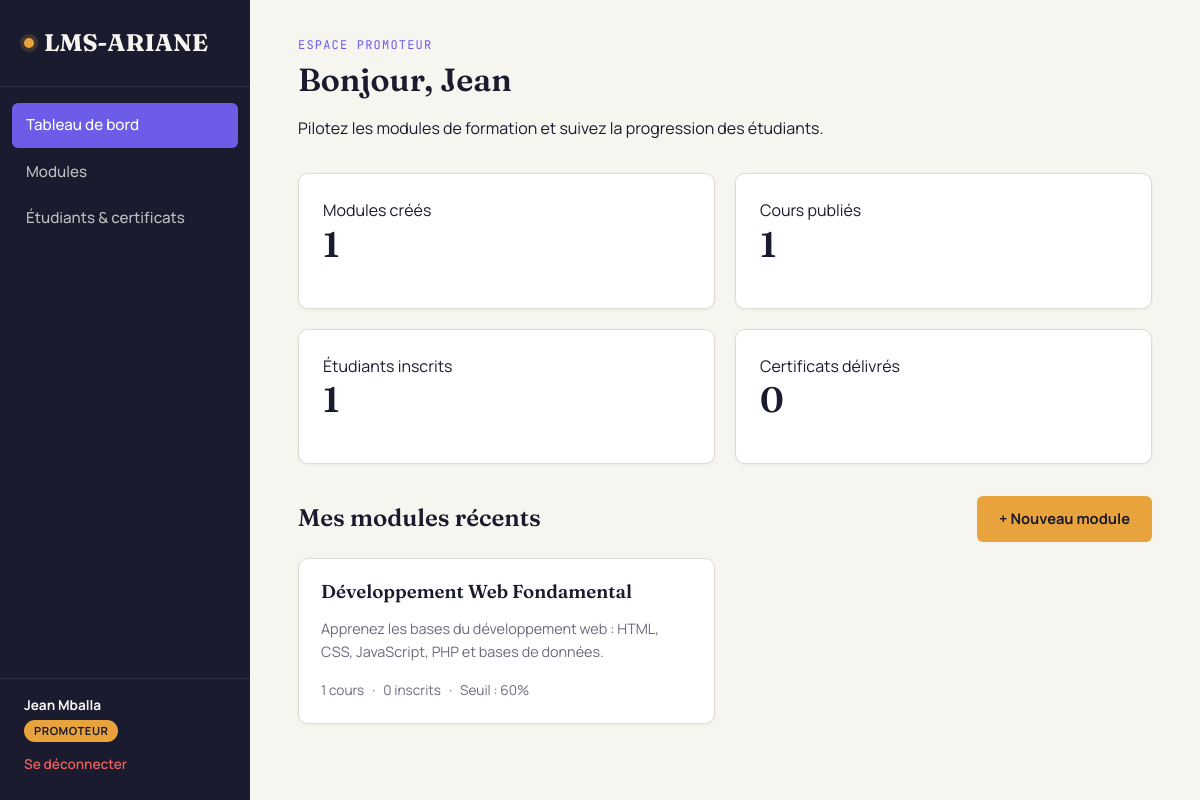
/dashboard.php (signed in), run on the app's committed database.
### tables this page shows
CREATE TABLE modules (
    id INT AUTO_INCREMENT PRIMARY KEY,
    titre VARCHAR(150) NOT NULL,
    description TEXT,
    promoteur_id INT NOT NULL,
    seuil_validation INT NOT NULL DEFAULT 60,  
    date_creation DATETIME DEFAULT CURRENT_TIMESTAMP,
    FOREIGN KEY (promoteur_id) REFERENCES utilisateurs(id) ON DELETE CASCADE
);

### dashboard.php (the view, shortened to what this page needs)
<?php
require_once __DIR__ . '/../config/database.php';
$promoteurId = $_SESSION['user_id'];
$nbModules = $pdo->prepare("SELECT COUNT(*) FROM modules WHERE promoteur_id = ?");
$nbModules->execute([$promoteurId]);
$totalModules = $nbModules->fetchColumn();
$totalEtudiants = $pdo->query("SELECT COUNT(*) FROM utilisateurs WHERE role = 'etudiant'")->fetchColumn();
$totalCertificats = $pdo->query("SELECT COUNT(*) FROM certificats")->fetchColumn();
$totalCours = $pdo->query("SELECT COUNT(*) FROM cours")->fetchColumn();
$stmt = $pdo->prepare("
    SELECT m.*,
        (SELECT COUNT(*) FROM cours c WHERE c.module_id = m.id) AS nb_cours,
        (SELECT COUNT(*) FROM inscriptions i WHERE i.module_id = m.id) AS nb_inscrits
    FROM modules m
    WHERE m.promoteur_id = ?
    ORDER BY m.date_creation DESC
    LIMIT 5
");
$stmt->execute([$promoteurId]);
$modules = $stmt->fetchAll();
include __DIR__ . '/../includes/header.php';
?>
<div class="app-shell">
    <?php include __DIR__ . '/../includes/sidebar.php'; ?>
    <main class="main-content">
        <div class="page-header">
            <div class="eyebrow">Espace promoteur</div>
            <h1>Bonjour, <?= htmlspecialchars($_SESSION['user_prenom']) ?></h1>
            <p>Pilotez les modules de formation et suivez la progression des étudiants.</p>
        </div>
        <div class="card-grid" style="margin-bottom: 32px;">
            <div class="card">
                <div class="eyebrow">Modules créés</div>
                <h2 style="font-size:2.2rem;"><?= $totalModules ?></h2>
            </div>
            <div class="card">
                <div class="eyebrow">Cours publiés</div>
                <h2 style="font-size:2.2rem;"><?= $totalCours ?></h2>
            </div>
            <div class="card">
                <div class="eyebrow">Étudiants inscrits</div>
                <h2 style="font-size:2.2rem;"><?= $totalEtudiants ?></h2>
            </div>
            <div class="card">
                <div class="eyebrow">Certificats délivrés</div>
                <h2 style="font-size:2.2rem;"><?= $totalCertificats ?></h2>
            </div>
        </div>
        <div style="display:flex; justify-content:space-between; align-items:center; margin-bottom:16px;">
            <h2 style="margin:0;">Mes modules récents</h2>
            <a href="modules.php" class="btn btn-thread">+ Nouveau module</a>
        </div>
        <?php if (empty($modules)): ?>
            <div class="empty-state card">
                <h3>Aucun module pour le moment</h3>
                <p>Créez votre premier module pour structurer le parcours des étudiants.</p>
                <a href="modules.php" class="btn btn-primary">Créer un module</a>
            </div>
        <?php else: ?>
            <div class="card-grid">
                <?php foreach ($modules as $m): ?>
                    <div class="module-card">
                        <h3><?= htmlspecialchars($m['titre']) ?></h3>
                        <p><?= htmlspecialchars($m['description']) ?></p>
                        <div style="display:flex; gap:8px; flex-wrap:wrap; font-size:0.85rem; color:var(--ariane-text-muted);">
                            <span><?= $m['nb_cours'] ?> cours</span> ·
                            <span><?= $m['nb_inscrits'] ?> inscrits</span> ·
                            <span>Seuil : <?= $m['seuil_validation'] ?>%</span>
                        </div>
                    </div>
                <?php endforeach; ?>
            </div>
        <?php endif; ?>
    </main>
</div>
<?php include __DIR__ . '/../includes/footer.php'; ?>

### style.css (style rules this page uses)
:root { --ariane-ink: #1A1B2E; --ariane-ink-light: #2C2E4A; --ariane-paper: #F7F5F0; --ariane-paper-alt: #EFEBE3; --ariane-thread: #E8A33D; --ariane-thread-dark: #C7842A; --ariane-violet: #6C5CE7; --ariane-violet-light: #8C7FF0; --ariane-sage: #4FA37D; --ariane-coral: #E85D5D; --ariane-border: #E0DCD3; --ariane-text-muted: #6B6A7C; --font-display: "Fraunces", Georgia, serif; --font-body: "Manrope", -apple-system, BlinkMacSystemFont, "Segoe UI", sans-serif; --font-mono: "JetBrains Mono", "Courier New", monospace; --radius: 10px; --radius-sm: 6px; --shadow-sm: 0 1px 3px rgba(26, 27, 46, 0.06); --shadow-md: 0 4px 16px rgba(26, 27, 46, 0.08); }
* { box-sizing: border-box; }
html, body { margin: 0; padding: 0; }
body { font-family: var(--font-body); background: var(--ariane-paper); color: var(--ariane-ink); font-size: 16px; line-height: 1.6; -webkit-font-smoothing: antialiased; }
h1, h2, h3, h4 { font-family: var(--font-display); font-weight: 600; line-height: 1.2; margin: 0 0 0.5em 0; color: var(--ariane-ink); }
a { color: var(--ariane-violet); text-decoration: none; }
.app-shell { display: flex; min-height: 100vh; }
.main-content { flex: 1; padding: 36px 48px; max-width: 1200px; }
.page-header { margin-bottom: 32px; }
.page-header .eyebrow { font-family: var(--font-mono); font-size: 0.75rem; text-transform: uppercase; letter-spacing: 0.1em; color: var(--ariane-violet); margin-bottom: 6px; }
.card { background: #fff; border: 1px solid var(--ariane-border); border-radius: var(--radius); padding: 24px; box-shadow: var(--shadow-sm); }
.card-grid { display: grid; grid-template-columns: repeat(auto-fill, minmax(280px, 1fr)); gap: 20px; }
.module-card { background: #fff; border: 1px solid var(--ariane-border); border-radius: var(--radius); padding: 22px; box-shadow: var(--shadow-sm); transition: box-shadow 0.2s, transform 0.2s; }
.module-card h3 { margin-bottom: 6px; }
.module-card p { color: var(--ariane-text-muted); font-size: 0.9rem; margin-bottom: 16px; }
.btn { display: inline-flex; align-items: center; justify-content: center; gap: 8px; padding: 11px 22px; border: none; border-radius: var(--radius-sm); font-family: var(--font-body); font-weight: 700; font-size: 0.92rem; cursor: pointer; text-decoration: none; transition: transform 0.1s, box-shadow 0.15s, background 0.15s; }
.btn-thread { background: var(--ariane-thread); color: var(--ariane-ink); }

### data on the page
modules: titre "Développement Web Fondamental", description "Apprenez les bases du développement web : HTML, CSS, JavaScript, PHP et bases de données.", nb_cours "1", nb_inscrits "0", seuil_validation "60"

### other printed values
$item['label'] "Tableau de bord"
$item['label'] "Modules"
$item['label'] "Étudiants & certificats"
nomUtilisateur() "Jean Mballa"
$roleLabels[$role] "PROMOTEUR"
$_SESSION['user_prenom'] "Jean"
$totalModules "1"
$totalCours "1"
$totalEtudiants "1"
$totalCertificats "0"
